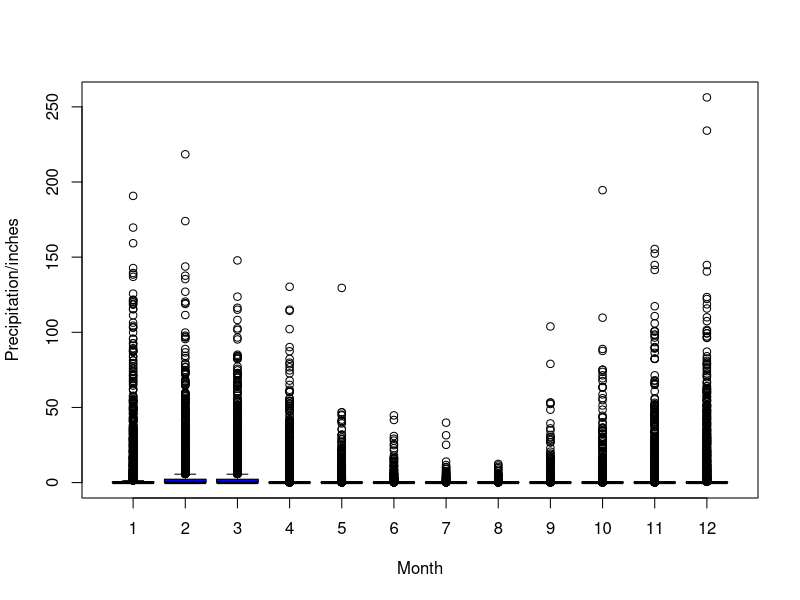
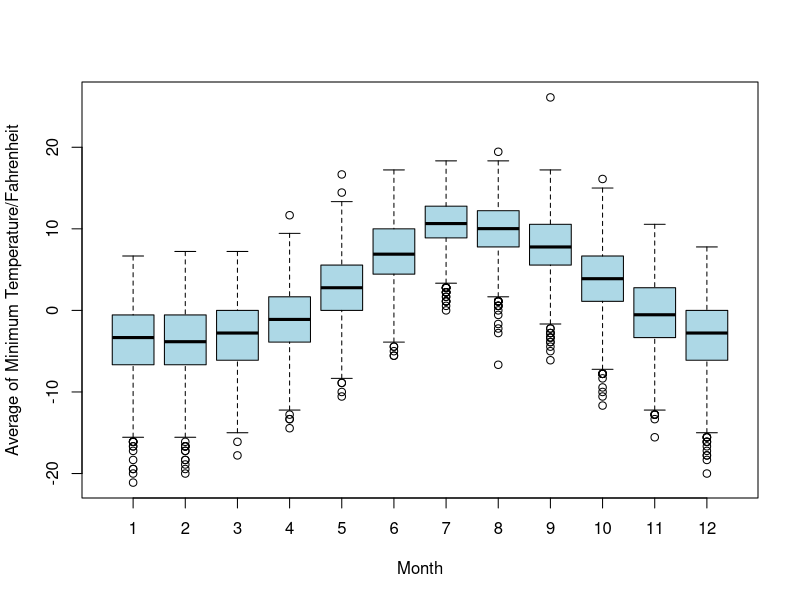
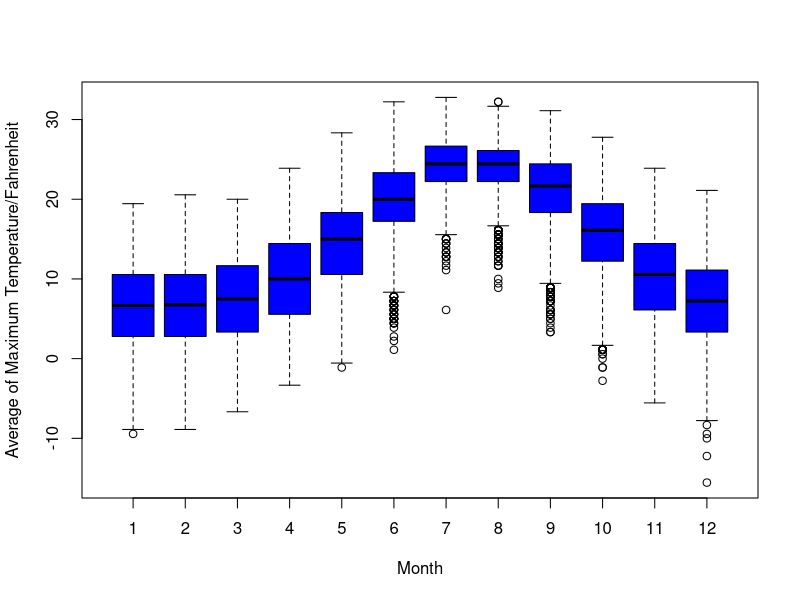
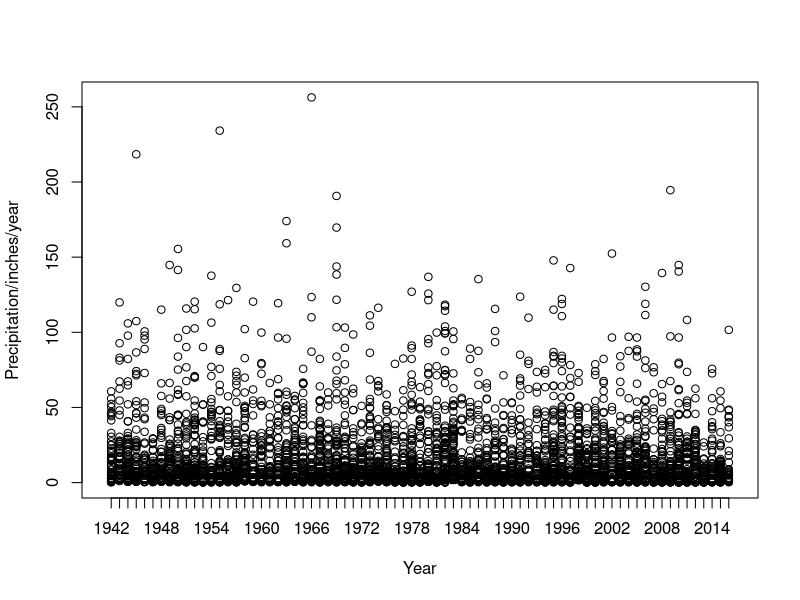
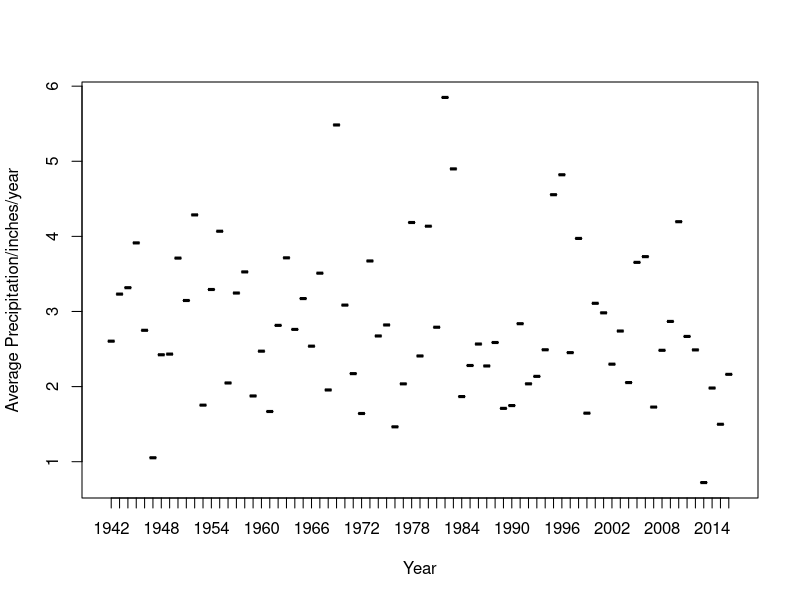
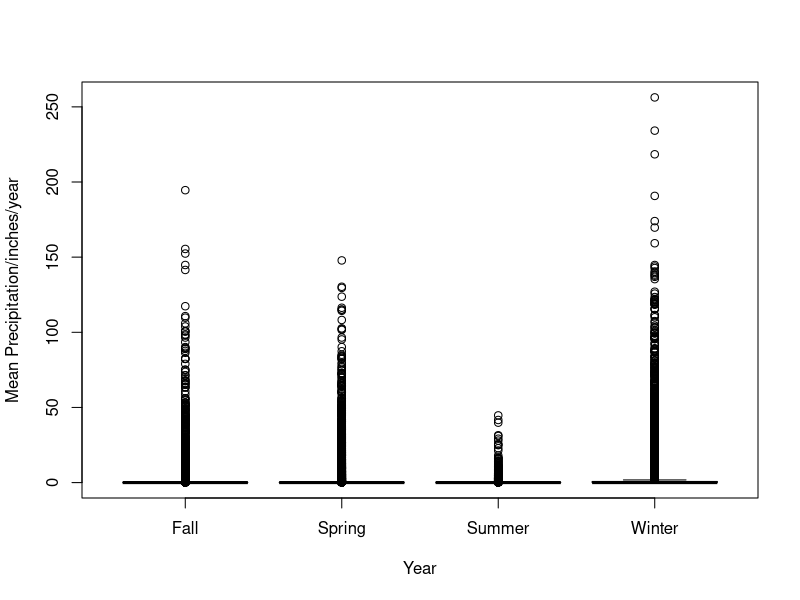
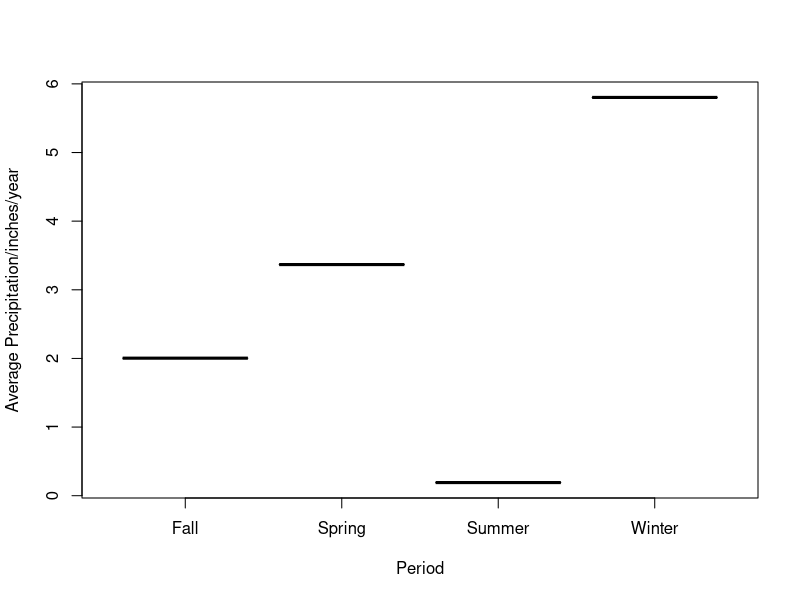

Write the R code that produced these figures, in order.
## ---- chunk 1
knitr::opts_chunk$set(echo = TRUE)
## ---- chunk 2
climate = read.table("clim.txt", header=T)
boxplot(climate$rain~climate$month,
  ylab="Precipitation/inches",
  xlab="Month", col="blue")
## ---- chunk 3
climate = read.table("clim.txt", header=T)
boxplot(climate$tmin~climate$month,
  ylab="Average of Minimum Temperature/Fahrenheit",
  xlab="Month", col="lightblue")
## ---- chunk 4
climate = read.table("clim.txt", header=T)
boxplot(climate$tmax~climate$month,
  ylab="Average of Maximum Temperature/Fahrenheit",
  xlab="Month", col="blue")
## ---- chunk 5
rainfall= read.table("clim.txt", header=T)
boxplot(rainfall$rain~rainfall$year,
  ylab="Precipitation/inches/year",
  xlab="Year", col="orange")
## ---- chunk 6
YearMeanST <- aggregate (rainfall$rain ~ year, data = rainfall, FUN = function(x) {c(MEAN = mean(x), SD= sd (x))})
names(YearMeanST) 
YearMeanSTTable <- do.call(data.frame, YearMeanST)
colnames(YearMeanSTTable) <- c("Year", "Mean", "SD")
View(YearMeanSTTable)
boxplot(YearMeanSTTable$Mean~YearMeanSTTable$Year,
 ylab="Average Precipitation/inches/year",
 xlab="Year", col="blue")
## ---- chunk 7
result=which.max(YearMeanSTTable$Mean)
YearMeanSTTable[result,]
## ---- chunk 8
result=which.min(YearMeanSTTable$Mean)
YearMeanSTTable[result,]
## ---- chunk 9
View(climate)
range(climate$month)
climate$period <- ifelse(climate$month %in% c(3,4,5),"Spring",
ifelse(climate$month %in% c(6,7,8), "Summer",
ifelse(climate$month %in% c(9,10,11), "Fall", "Winter")))
boxplot(climate$rain~climate$period,
ylab="Mean Precipitation/inches/year",
xlab="Year", col="blue")
## ---- chunk 10
SeasonMeanSD <- aggregate (climate$rain ~ period, data = climate, FUN = function(x) {c(MEAN = mean(x), SD= sd (x))})
names(SeasonMeanSD)
SeasonMeanSTTable <- do.call(data.frame, SeasonMeanSD)
colnames(SeasonMeanSTTable) <- c("Period", "Mean", "SD")
View(SeasonMeanSTTable)
boxplot(SeasonMeanSTTable$Mean~SeasonMeanSTTable$Period,
 ylab="Average Precipitation/inches/year",
 xlab="Period", col="blue")
## ---- chunk 11
result=which.min(SeasonMeanSD$`climate$rain`)
SeasonMeanSD[result,]
